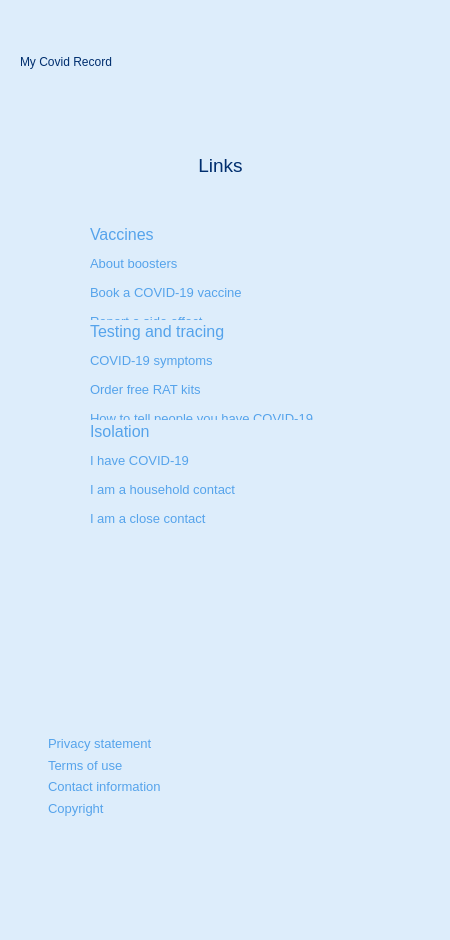
      <widget class="QWidget" name="linkPage_4">
       <property name="styleSheet">
        <string notr="true">background-color: rgb(221, 237, 251);</string>
       </property>
       <widget class="QLabel" name="topLogoLable_33">
        <property name="geometry">
         <rect>
          <x>240</x>
          <y>30</y>
          <width>171</width>
          <height>81</height>
         </rect>
        </property>
        <property name="styleSheet">
         <string notr="true">color: rgb(255, 255, 255);</string>
        </property>
        <property name="text">
         <string>&lt;html&gt;&lt;head/&gt;&lt;body&gt;&lt;p&gt;&lt;img src=&quot;:/IconsAndImages/MOHLOgo.svg&quot;/&gt;&lt;/p&gt;&lt;/body&gt;&lt;/html&gt;</string>
        </property>
       </widget>
       <widget class="QLabel" name="myCovidRecordLabel_37">
        <property name="geometry">
         <rect>
          <x>20</x>
          <y>50</y>
          <width>172</width>
          <height>24</height>
         </rect>
        </property>
        <property name="styleSheet">
         <string notr="true">font: 700 16pt &quot;Fira Sans&quot;;
color: #002E6E;</string>
        </property>
        <property name="text">
         <string>My Covid Record</string>
        </property>
       </widget>
       <widget class="QGroupBox" name="groupBox_13">
        <property name="geometry">
         <rect>
          <x>40</x>
          <y>190</y>
          <width>351</width>
          <height>431</height>
         </rect>
        </property>
        <property name="styleSheet">
         <string notr="true">border: none;</string>
        </property>
        <property name="title">
         <string/>
        </property>
        <widget class="QWidget" name="verticalLayoutWidget_10">
         <property name="geometry">
          <rect>
           <x>50</x>
           <y>33</y>
           <width>231</width>
           <height>110</height>
          </rect>
         </property>
         <layout class="QVBoxLayout" name="verticalLayout_10">
          <item>
           <widget class="QLabel" name="Heading_7">
            <property name="styleSheet">
             <string notr="true">font: 700 16pt &quot;Fira Sans&quot;;
color: rgb(85, 163, 235);</string>
            </property>
            <property name="text">
             <string>&lt;html&gt;&lt;head/&gt;&lt;body&gt;&lt;p&gt;&lt;span style=&quot; font-size:12pt;&quot;&gt;Vaccines&lt;/span&gt;&lt;/p&gt;&lt;/body&gt;&lt;/html&gt;</string>
            </property>
           </widget>
          </item>
          <item>
           <widget class="QLabel" name="link_31">
            <property name="styleSheet">
             <string notr="true">font: 700 16pt &quot;Fira Sans&quot;;
color: rgb(85, 163, 235);</string>
            </property>
            <property name="text">
             <string>&lt;html&gt;&lt;head/&gt;&lt;body&gt;&lt;p&gt;&lt;span style=&quot; font-size:10pt; font-weight:400;&quot;&gt;About boosters&lt;/span&gt;&lt;/p&gt;&lt;/body&gt;&lt;/html&gt;</string>
            </property>
           </widget>
          </item>
          <item>
           <widget class="QLabel" name="link_32">
            <property name="styleSheet">
             <string notr="true">font: 700 16pt &quot;Fira Sans&quot;;
color: rgb(85, 163, 235);</string>
            </property>
            <property name="text">
             <string>&lt;html&gt;&lt;head/&gt;&lt;body&gt;&lt;p&gt;&lt;span style=&quot; font-size:10pt; font-weight:400;&quot;&gt;Book a COVID-19 vaccine&lt;/span&gt;&lt;/p&gt;&lt;/body&gt;&lt;/html&gt;</string>
            </property>
           </widget>
          </item>
          <item>
           <widget class="QLabel" name="link_33">
            <property name="styleSheet">
             <string notr="true">font: 700 16pt &quot;Fira Sans&quot;;
color: rgb(85, 163, 235);</string>
            </property>
            <property name="text">
             <string>&lt;html&gt;&lt;head/&gt;&lt;body&gt;&lt;p&gt;&lt;span style=&quot; font-size:10pt; font-weight:400;&quot;&gt;Report a side effect&lt;/span&gt;&lt;/p&gt;&lt;/body&gt;&lt;/html&gt;</string>
            </property>
           </widget>
          </item>
         </layout>
        </widget>
        <widget class="QWidget" name="verticalLayoutWidget_11">
         <property name="geometry">
          <rect>
           <x>50</x>
           <y>130</y>
           <width>293</width>
           <height>110</height>
          </rect>
         </property>
         <layout class="QVBoxLayout" name="verticalLayout_11">
          <item>
           <widget class="QLabel" name="Heading_8">
            <property name="styleSheet">
             <string notr="true">font: 700 16pt &quot;Fira Sans&quot;;
color: rgb(85, 163, 235);</string>
            </property>
            <property name="text">
             <string>&lt;html&gt;&lt;head/&gt;&lt;body&gt;&lt;p&gt;&lt;span style=&quot; font-size:12pt;&quot;&gt;Testing and tracing&lt;/span&gt;&lt;/p&gt;&lt;/body&gt;&lt;/html&gt;</string>
            </property>
           </widget>
          </item>
          <item>
           <widget class="QLabel" name="link_34">
            <property name="styleSheet">
             <string notr="true">font: 700 16pt &quot;Fira Sans&quot;;
color: rgb(85, 163, 235);</string>
            </property>
            <property name="text">
             <string>&lt;html&gt;&lt;head/&gt;&lt;body&gt;&lt;p&gt;&lt;span style=&quot; font-size:10pt; font-weight:400;&quot;&gt;COVID-19 symptoms&lt;/span&gt;&lt;/p&gt;&lt;/body&gt;&lt;/html&gt;</string>
            </property>
           </widget>
          </item>
          <item>
           <widget class="QLabel" name="link_35">
            <property name="styleSheet">
             <string notr="true">font: 700 16pt &quot;Fira Sans&quot;;
color: rgb(85, 163, 235);</string>
            </property>
            <property name="text">
             <string>&lt;html&gt;&lt;head/&gt;&lt;body&gt;&lt;p&gt;&lt;span style=&quot; font-size:10pt; font-weight:400;&quot;&gt;Order free RAT kits&lt;/span&gt;&lt;/p&gt;&lt;/body&gt;&lt;/html&gt;</string>
            </property>
           </widget>
          </item>
          <item>
           <widget class="QLabel" name="link_36">
            <property name="styleSheet">
             <string notr="true">font: 700 16pt &quot;Fira Sans&quot;;
color: rgb(85, 163, 235);</string>
            </property>
            <property name="text">
             <string>&lt;html&gt;&lt;head/&gt;&lt;body&gt;&lt;p&gt;&lt;span style=&quot; font-size:10pt; font-weight:400;&quot;&gt;How to tell people you have COVID-19&lt;/span&gt;&lt;/p&gt;&lt;/body&gt;&lt;/html&gt;</string>
            </property>
           </widget>
          </item>
         </layout>
        </widget>
        <widget class="QWidget" name="verticalLayoutWidget_12">
         <property name="geometry">
          <rect>
           <x>50</x>
           <y>230</y>
           <width>231</width>
           <height>110</height>
          </rect>
         </property>
         <layout class="QVBoxLayout" name="verticalLayout_12">
          <item>
           <widget class="QLabel" name="Heading_9">
            <property name="styleSheet">
             <string notr="true">font: 700 16pt &quot;Fira Sans&quot;;
color: rgb(85, 163, 235);</string>
            </property>
            <property name="text">
             <string>&lt;html&gt;&lt;head/&gt;&lt;body&gt;&lt;p&gt;&lt;span style=&quot; font-size:12pt;&quot;&gt;Isolation&lt;/span&gt;&lt;/p&gt;&lt;/body&gt;&lt;/html&gt;</string>
            </property>
           </widget>
          </item>
          <item>
           <widget class="QLabel" name="link_37">
            <property name="styleSheet">
             <string notr="true">font: 700 16pt &quot;Fira Sans&quot;;
color: rgb(85, 163, 235);</string>
            </property>
            <property name="text">
             <string>&lt;html&gt;&lt;head/&gt;&lt;body&gt;&lt;p&gt;&lt;span style=&quot; font-size:10pt; font-weight:400;&quot;&gt;I have COVID-19&lt;/span&gt;&lt;/p&gt;&lt;/body&gt;&lt;/html&gt;</string>
            </property>
           </widget>
          </item>
          <item>
           <widget class="QLabel" name="link_38">
            <property name="styleSheet">
             <string notr="true">font: 700 16pt &quot;Fira Sans&quot;;
color: rgb(85, 163, 235);</string>
            </property>
            <property name="text">
             <string>&lt;html&gt;&lt;head/&gt;&lt;body&gt;&lt;p&gt;&lt;span style=&quot; font-size:10pt; font-weight:400;&quot;&gt;I am a household contact&lt;/span&gt;&lt;/p&gt;&lt;/body&gt;&lt;/html&gt;</string>
            </property>
           </widget>
          </item>
          <item>
           <widget class="QLabel" name="link_39">
            <property name="styleSheet">
             <string notr="true">font: 700 16pt &quot;Fira Sans&quot;;
color: rgb(85, 163, 235);</string>
            </property>
            <property name="text">
             <string>&lt;html&gt;&lt;head/&gt;&lt;body&gt;&lt;p&gt;&lt;span style=&quot; font-size:10pt; font-weight:400;&quot;&gt;I am a close contact&lt;/span&gt;&lt;/p&gt;&lt;/body&gt;&lt;/html&gt;</string>
            </property>
           </widget>
          </item>
         </layout>
        </widget>
       </widget>
       <widget class="QLabel" name="linksHeading">
        <property name="enabled">
         <bool>true</bool>
        </property>
        <property name="geometry">
         <rect>
          <x>0</x>
          <y>140</y>
          <width>441</width>
          <height>51</height>
         </rect>
        </property>
        <property name="styleSheet">
         <string notr="true">font: 700 16pt &quot;Fira Sans&quot;;
text-align: center;
color: rgb(0, 46, 110);</string>
        </property>
        <property name="text">
         <string>&lt;html&gt;&lt;head/&gt;&lt;body&gt;&lt;p&gt;&lt;span style=&quot; font-size:14pt;&quot;&gt;Links&lt;/span&gt;&lt;/p&gt;&lt;/body&gt;&lt;/html&gt;</string>
        </property>
        <property name="alignment">
         <set>Qt::AlignCenter</set>
        </property>
       </widget>
       <widget class="QLabel" name="nzGovIconLabel_13">
        <property name="geometry">
         <rect>
          <x>0</x>
          <y>790</y>
          <width>431</width>
          <height>141</height>
         </rect>
        </property>
        <property name="text">
         <string>&lt;html&gt;&lt;head/&gt;&lt;body&gt;&lt;p&gt;&lt;img src=&quot;:/IconsAndImages/NZGovernmentLogo.svg&quot;/&gt;&lt;/p&gt;&lt;/body&gt;&lt;/html&gt;</string>
        </property>
        <property name="alignment">
         <set>Qt::AlignCenter</set>
        </property>
       </widget>
       <widget class="QLabel" name="topLogoLable_34">
        <property name="geometry">
         <rect>
          <x>210</x>
          <y>740</y>
          <width>221</width>
          <height>81</height>
         </rect>
        </property>
        <property name="styleSheet">
         <string notr="true">color: rgb(255, 255, 255);</string>
        </property>
        <property name="text">
         <string>&lt;html&gt;&lt;head/&gt;&lt;body&gt;&lt;p&gt;&lt;img src=&quot;:/IconsAndImages/MOHLOgo.svg&quot;/&gt;&lt;/p&gt;&lt;/body&gt;&lt;/html&gt;</string>
        </property>
        <property name="alignment">
         <set>Qt::AlignCenter</set>
        </property>
       </widget>
       <widget class="QWidget" name="verticalLayoutWidget_13">
        <property name="geometry">
         <rect>
          <x>20</x>
          <y>733</y>
          <width>211</width>
          <height>86</height>
         </rect>
        </property>
        <layout class="QVBoxLayout" name="verticalLayout_13">
         <property name="spacing">
          <number>0</number>
         </property>
         <property name="leftMargin">
          <number>28</number>
         </property>
         <item>
          <widget class="QLabel" name="link_40">
           <property name="styleSheet">
            <string notr="true">font: 700 16pt &quot;Fira Sans&quot;;
color: rgb(85, 163, 235);</string>
           </property>
           <property name="text">
            <string>&lt;html&gt;&lt;head/&gt;&lt;body&gt;&lt;p&gt;&lt;span style=&quot; font-size:10pt; font-weight:400;&quot;&gt;Privacy statement&lt;/span&gt;&lt;/p&gt;&lt;/body&gt;&lt;/html&gt;</string>
           </property>
          </widget>
         </item>
         <item>
          <widget class="QLabel" name="link_41">
           <property name="styleSheet">
            <string notr="true">font: 700 16pt &quot;Fira Sans&quot;;
color: rgb(85, 163, 235);</string>
           </property>
           <property name="text">
            <string>&lt;html&gt;&lt;head/&gt;&lt;body&gt;&lt;p&gt;&lt;span style=&quot; font-size:10pt; font-weight:400;&quot;&gt;Terms of use&lt;/span&gt;&lt;/p&gt;&lt;/body&gt;&lt;/html&gt;</string>
           </property>
          </widget>
         </item>
         <item>
          <widget class="QLabel" name="link_42">
           <property name="styleSheet">
            <string notr="true">font: 700 16pt &quot;Fira Sans&quot;;
color: rgb(85, 163, 235);</string>
           </property>
           <property name="text">
            <string>&lt;html&gt;&lt;head/&gt;&lt;body&gt;&lt;p&gt;&lt;span style=&quot; font-size:10pt; font-weight:400;&quot;&gt;Contact information&lt;/span&gt;&lt;/p&gt;&lt;/body&gt;&lt;/html&gt;</string>
           </property>
          </widget>
         </item>
         <item>
          <widget class="QLabel" name="link_43">
           <property name="styleSheet">
            <string notr="true">font: 700 16pt &quot;Fira Sans&quot;;
color: rgb(85, 163, 235);</string>
           </property>
           <property name="text">
            <string>&lt;html&gt;&lt;head/&gt;&lt;body&gt;&lt;p&gt;&lt;span style=&quot; font-size:10pt; font-weight:400;&quot;&gt;Copyright&lt;/span&gt;&lt;/p&gt;&lt;/body&gt;&lt;/html&gt;</string>
           </property>
          </widget>
         </item>
        </layout>
       </widget>
      </widget>
